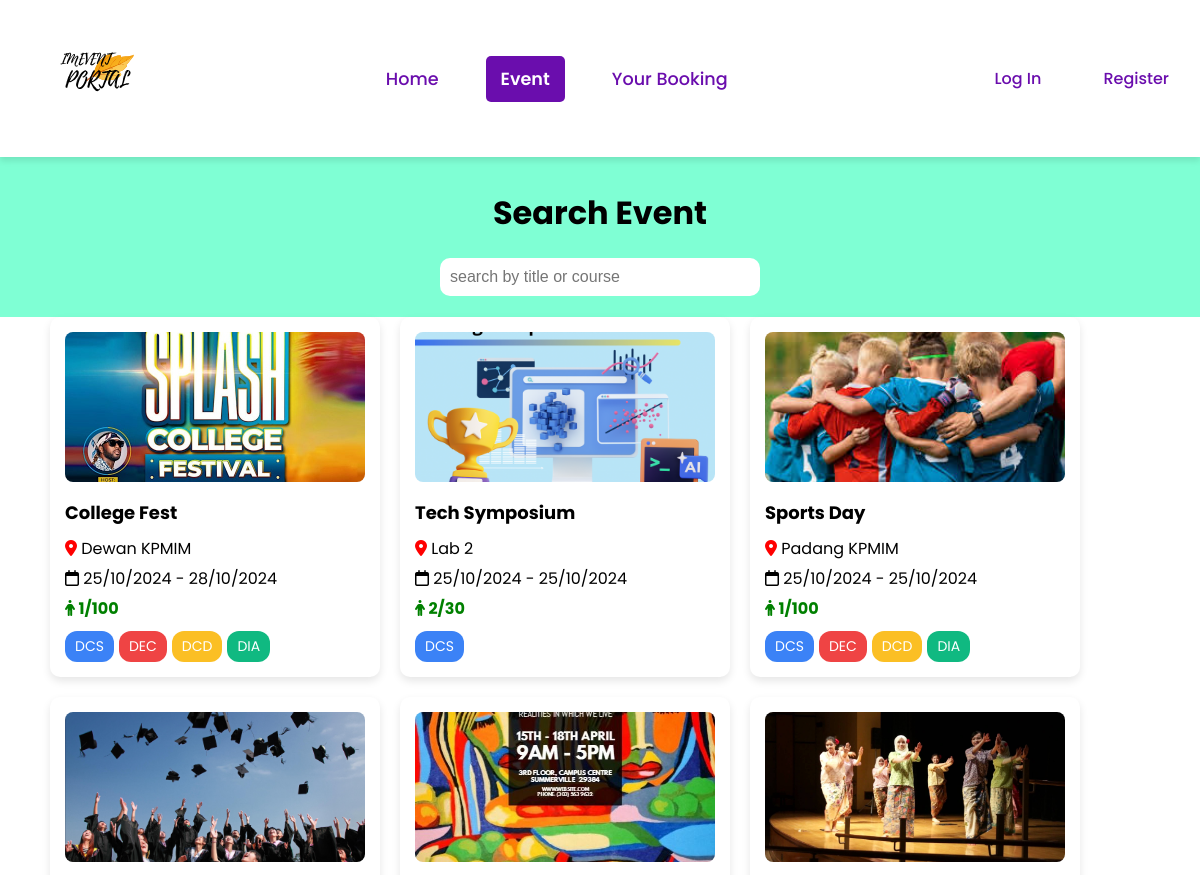
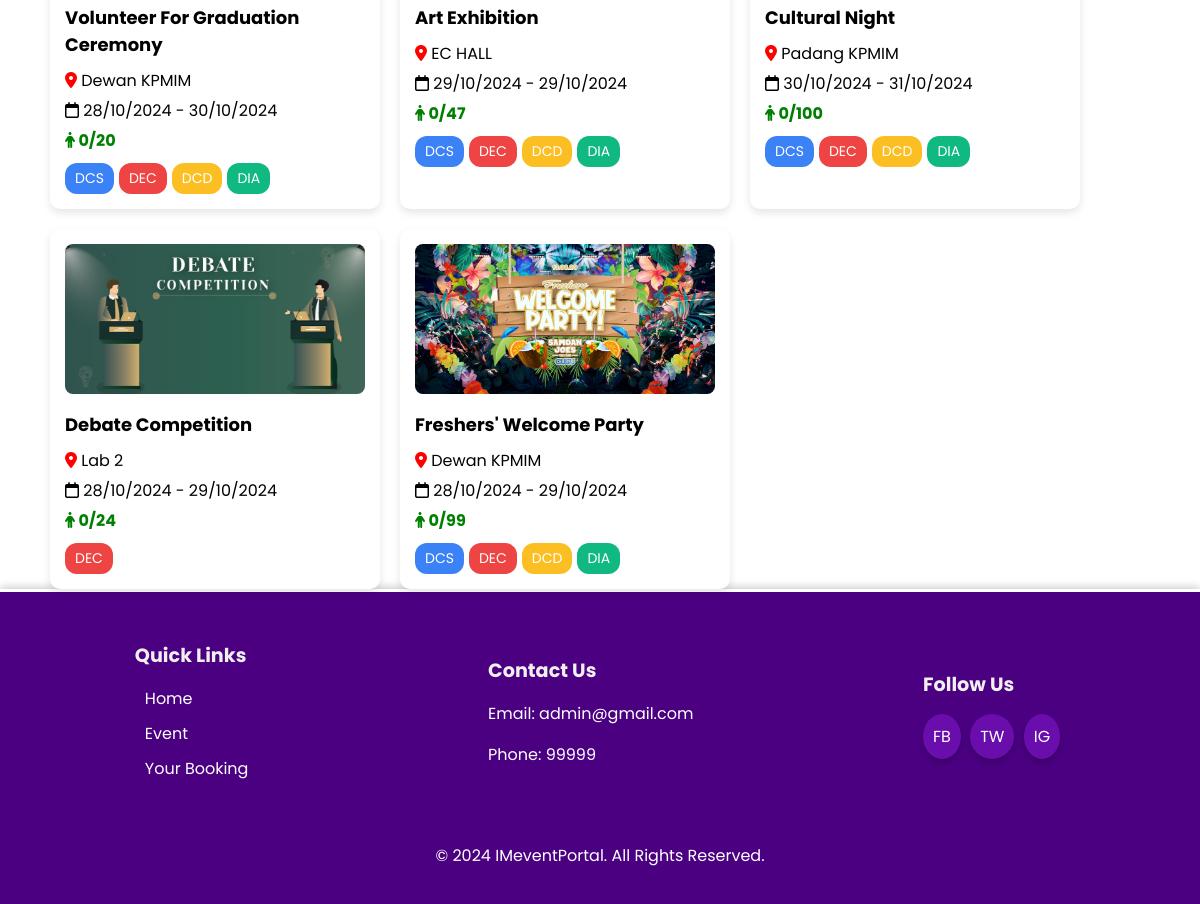
Screenshot of /event/ with the database file from the repository (2 pictures, top to bottom).
### Event/models.py (models this page shows, shortened)
class Event(models.Model):
    event_id = models.AutoField(primary_key=True)
    title = models.CharField(max_length=200)
    image = models.ImageField(upload_to='event_images/')
    description = models.TextField()
    location = models.CharField(max_length=255)
    start_date = models.DateField()
    end_date = models.DateField()
    max_tickets = models.PositiveIntegerField()
    tags = models.ManyToManyField(Tag, related_name='events', blank=True)
    created_by = models.ForeignKey(CustomUser, related_name='created_events', on_delete=models.CASCADE, limit_choices_to={'user_type': 'mpp'})

class Tag(models.Model):
    tag_id = models.AutoField(primary_key=True)
    name = models.CharField(max_length=50, unique=True)

### Event/views.py (the view)
# urls.py: path('event/', views.event, name='event'),
def event(request):
    events = Event.objects.all()
    for event in events:
        event.booked_count = Booking.objects.filter(event=event).count()
    return render(request, 'event.html', {'events': events})

### Event/templates/event.html (shortened to what this page needs)
{% extends 'base.html' %}
{% load static %}
{% block extra_head %}
    <link rel="stylesheet" href="{% static 'css/event.css' %}">
{% endblock %}
{% block content %}
<div class="search">
    <div class="search-container">
        <h1>Search Event</h1>
        <input type="text" id="search-input" onkeyup="searchEvents()" placeholder="search by title or course">
    </div>
</div>
<div class="events-container" id="replaceable-content">
    {% for event in events %}
        <a href="{% url 'eventDetails' event.event_id %}" class="event-card">
                {% if event.image %}
                    <img src="{{ event.image.url }}" alt="{{ event.title }}">
                {% else %}
                    <p>No image available.</p>
                {% endif %}
                <div class="event-info">
                    <h2>{{ event.title }}</h2>
                    <p><i class="fa-solid fa-location-dot" style="color: red;"></i> {{ event.location }}</p>
                    <p><i class="fa-regular fa-calendar" style="color: black;"></i> {{ event.start_date|date:"d/m/Y" }} - {{ event.end_date|date:"d/m/Y" }}</p>
                    {% if event.booked_count == event.max_tickets %}
                        <p class="ticket-status full"><i class="fa-solid fa-person"></i> {{ event.booked_count }}/{{ event.max_tickets }}</p>
                    {% else %}
                        <p class="ticket-status available"><i class="fa-solid fa-person"></i> {{ event.booked_count }}/{{ event.max_tickets }}</p>
                    {% endif %}
                    <div class="tags">
                        {% for tag in event.tags.all %}
                            <span class="tag {{ tag.name|lower }}">{{ tag.name }}</span>
                        {% endfor %}
                    </div>
                </div>
            </a>
    {% endfor %}
</div>
{% endblock %}

### Event/templates/base.html (shortened to what this page needs)
{% load static %}
<!doctype html>
<html lang="en">
<head>
    <link rel="stylesheet" href="https://cdnjs.cloudflare.com/ajax/libs/font-awesome/6.0.0-beta3/css/all.min.css">
    {% block extra_head %}
    {% endblock %}
</head>
<body>
    <div class="wrapper">
        <nav class="nav">
            <div class="container">
                <div class="nav-content">
                    <div class="logo">
                        <img src="{% static 'image/IMEVENT.svg' %}" alt="Logo">
                    </div>
                    <div class="nav-links">
                        <a href="{% url 'index' %}" class="{% if request.path == '/' %}active{% endif %}">Home</a>
                        <a href="{% url 'event' %}" class="{% if request.path == '/event/' %}active{% endif %}">Event</a>
                        <a href="{% url 'yourbooking' %}" class="{% if request.path == '/yourbooking/' %}active{% endif %}">Your Booking</a>
                    </div>
                    <div class="nav-actions">
                        {% if request.user.is_authenticated %}
                            <div class="dropdown">
                                <a href="javascript:void(0)">{{ request.user.username }}</a>
                                <div class="dropdown-content">
                                    <a href="{% url 'edit_profile' request.user.id %}">Edit Profile</a>
                                    <a href="{% url 'logout' %}">Logout</a>
                                </div>
                            </div>
                        {% else %}
                            <a href="{% url 'login' %}">Log In</a>
                            <a href="{% url 'register' %}">Register</a>
                        {% endif %}
                    </div>
                </div>
            </div>
        </nav>
        <main>
            {% block content %}
            {% endblock %}
        </main>
    <footer>
        <div class="footer-navigation">
            <h3>Quick Links</h3>
            <ul>
                <li><a href="{% url 'index' %}">Home</a></li>
                <li><a href="{% url 'event' %}">Event</a></li>
                <li><a href="{% url 'yourbooking' %}">Your Booking</a></li>
            </ul>
        </div>
        <div class="footer-contact">
            <h3>Contact Us</h3>
            <p>Email: admin@gmail.com</p>
            <p>Phone: 99999</p>
        </div>
        <div class="footer-social">
            <h3>Follow Us</h3>
            <div class="social-icons">
                <a href="https://facebook.com" target="_blank" class="social-icon">FB</a>
                <a href="https://twitter.com" target="_blank" class="social-icon">TW</a>
                <a href="https://instagram.com" target="_blank" class="social-icon">IG</a>
            </div>
        </div>
        <div style="width: 100%; text-align: center; padding-top: 20px; color: #fff;">
            <p>&copy; 2024 IMeventPortal. All Rights Reserved.</p>
        </div>
    </footer>
</body>
</html>

### Event/static/css/event.css (style rules this page uses)
.search { display: flex; justify-content: center; align-items: center; height: 20vh; text-align: center; border: transparent; margin: 0 auto; background-color: aquamarine; }
.search-container { margin-bottom: 10px; display: flex; flex-direction: column; align-items: center; }
#search-input { border: none; border-radius: 10px; padding: 10px; width: 300px; font-size: 16px; }
.events-container { display: flex; flex-wrap: wrap; gap: 20px; justify-content: flex-start; margin-left: 50px; }
.event-card { width: 300px; padding: 15px; border-radius: 10px; background-color: #ffffff; box-shadow: 0 4px 8px rgba(0, 0, 0, 0.1); position: relative; text-decoration: none; color: inherit; transition: transform 0.3s ease, box-shadow 0.3s ease; }
.event-card img { width: 100%; border-radius: 8px; height: 150px; object-fit: cover; }
.event-info h2 { font-size: 18px; margin: 10px 0; }
.event-info p { margin: 5px 0; }
.ticket-status { font-size: 16px; font-weight: bold; margin-top: 10px; }
.ticket-status.available { color: green; }
.tags { margin-top: 10px; display: flex; flex-wrap: wrap; gap: 5px; }
.tag { background-color: #e2e8f0; color: #2d3748; padding: 5px 10px; border-radius: 12px; font-size: 0.875rem; display: inline-block; }
.tag.dcs { background-color: #3b82f6; color: white; }
.tag.dia { background-color: #10b981; color: white; }
.tag.dcd { background-color: #fbbf24; color: white; }
.tag.dec { background-color: #ef4444; color: white; }

### Event/templates/base.html (style rules this page uses)
body, html { font-family: 'Poppins', sans-serif; margin: 0; padding: 0; height: 100%; display: flex; flex-direction: column; }
.wrapper { min-height: 100vh; display: flex; flex-direction: column; justify-content: space-between; }
.nav { background-color: #ffffff; box-shadow: 0 4px 6px rgba(0, 0, 0, 0.1); position: sticky; top: 0; z-index: 1000; }
.container { margin-left: auto; margin-right: auto; max-width: 80rem; padding-left: 1rem; padding-right: 1rem; display: flex; align-items: center; justify-content: space-between; }
.nav-content { display: flex; align-items: center; width: 100%; justify-content: space-between; }
.logo img { height: 150px; }
.nav-links { display: flex; align-items: center; }
.nav-links a { margin-right: 2rem; text-decoration: none; color: #6a0dad; font-size: 1.1rem; font-weight: 500; padding: 10px 15px; transition: background-color 0.3s, color 0.3s; border-radius: 5px; }
.nav-links a.active { background-color: #6a0dad; color: #fff; font-weight: 600; }
.nav-actions { display: flex; align-items: center; position: relative; }
.nav-actions a { margin-right: 2rem; text-decoration: none; color: #6a0dad; font-weight: 500; padding: 10px 15px; transition: background-color 0.3s; border-radius: 5px; }
.nav-actions a:last-child { margin-right: 0; }
footer { background-color: #4B0082; color: #ffffff; padding: 20px; display: flex; flex-wrap: wrap; justify-content: space-around; align-items: center; border-top: 3px solid #ffffff; box-shadow: 0 -2px 8px rgba(0, 0, 0, 0.2); margin-top: auto; }
.footer-navigation, .footer-contact, .footer-social { margin: 10px; }
.footer-navigation h3, .footer-contact h3, .footer-social h3 { color: #f0f0f0; margin-bottom: 15px; font-size: 1.2rem; }
.footer-navigation ul, .footer-social .social-icons { list-style: none; padding: 0; }
.footer-navigation ul li, .social-icon { margin-bottom: 10px; transition: transform 0.3s ease, background-color 0.3s ease, box-shadow 0.3s ease; }
.footer-navigation ul li a, .social-icon { color: #ffffff; text-decoration: none; font-size: 1rem; padding: 5px 10px; border-radius: 8px; transition: color 0.3s ease, background-color 0.3s ease; }
.social-icon { display: inline-block; padding: 10px; background-color: #6A0DAD; margin-right: 5px; border-radius: 50%; box-shadow: 0 4px 6px rgba(0, 0, 0, 0.2); }

### rows the page displays
Event: image (picture), title "College Fest", location "Dewan KPMIM", start_date "25/10/2024", end_date "28/10/2024", booked_count "1", max_tickets "100"
Tag: name "DCS"
Tag: name "DEC"
Tag: name "DCD"
Tag: name "DIA"
Event: image (picture), title "Tech Symposium", location "Lab 2", start_date "25/10/2024", end_date "25/10/2024", booked_count "2", max_tickets "30"
Event: image (picture), title "Sports Day", location "Padang KPMIM", start_date "25/10/2024", end_date "25/10/2024", booked_count "1", max_tickets "100"
Event: image (picture), title "Volunteer For Graduation Ceremony", location "Dewan KPMIM", start_date "28/10/2024", end_date "30/10/2024", booked_count "0", max_tickets "20"
Event: image (picture), title "Art Exhibition", location "EC HALL", start_date "29/10/2024", end_date "29/10/2024", booked_count "0", max_tickets "47"
Event: image (picture), title "Cultural Night", location "Padang KPMIM", start_date "30/10/2024", end_date "31/10/2024", booked_count "0", max_tickets "100"
Event: image (picture), title "Debate Competition", location "Lab 2", start_date "28/10/2024", end_date "29/10/2024", booked_count "0", max_tickets "24"
Event: image (picture), title "Freshers' Welcome Party", location "Dewan KPMIM", start_date "28/10/2024", end_date "29/10/2024", booked_count "0", max_tickets "99"
